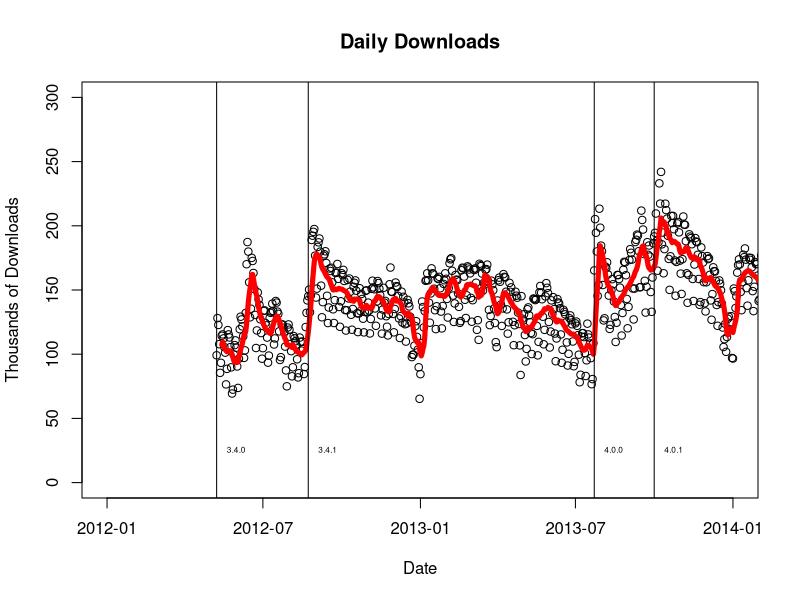
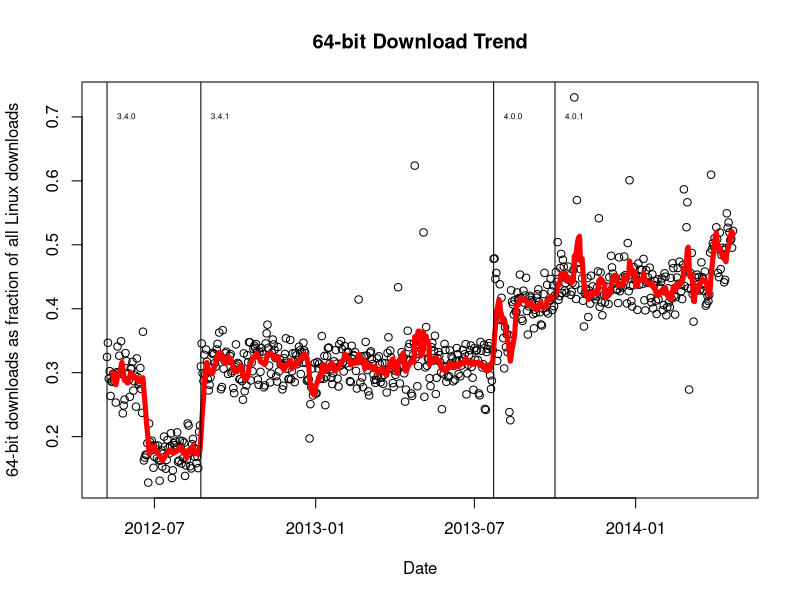
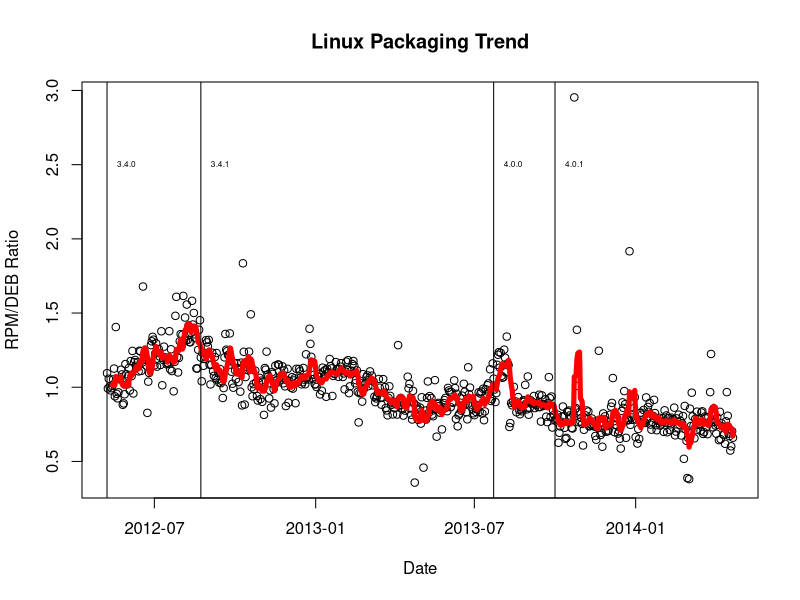
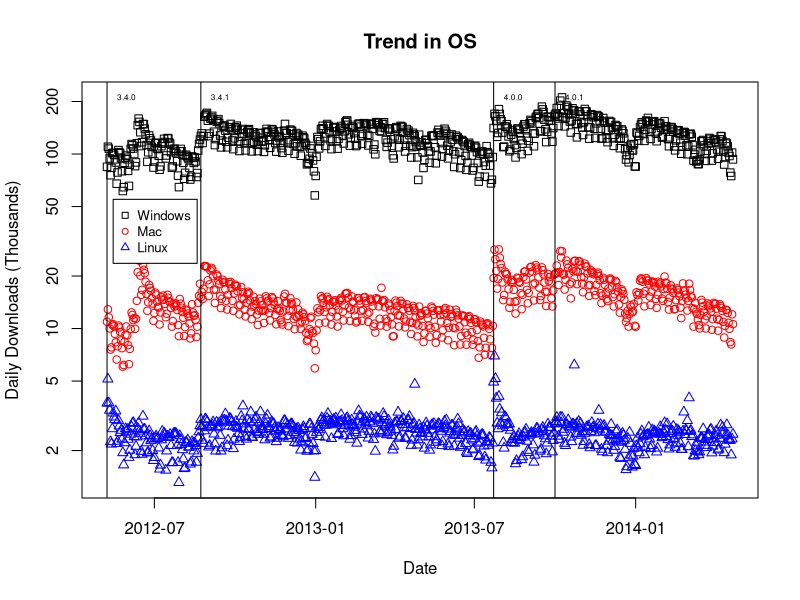
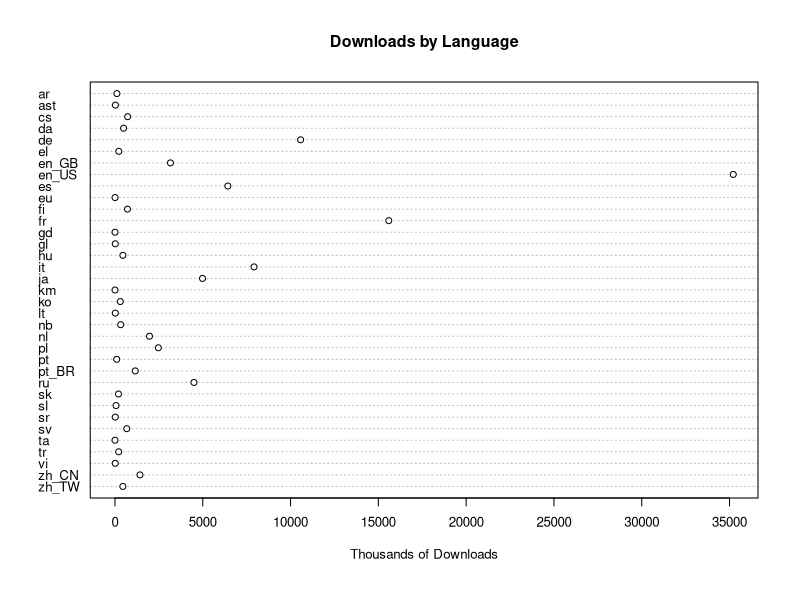
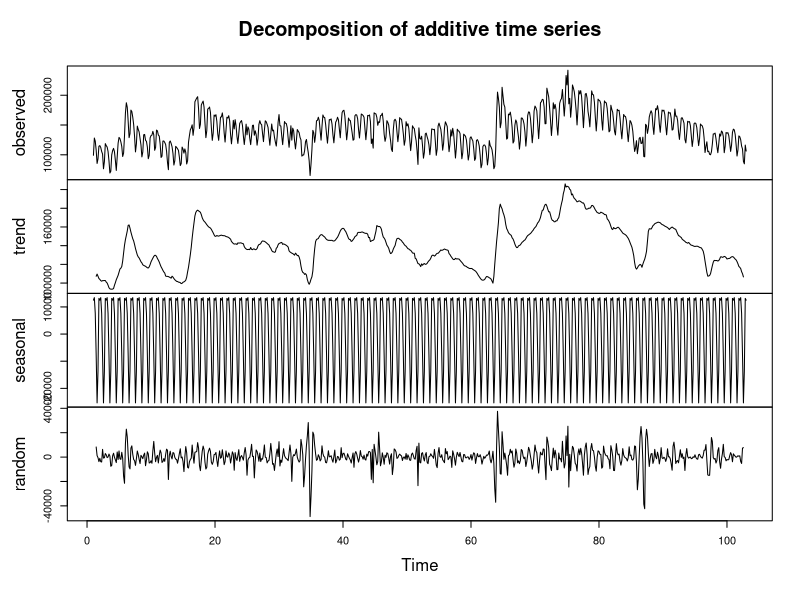

These figures' R source, in order:
################################################################
# 
#  Licensed to the Apache Software Foundation (ASF) under one
#  or more contributor license agreements.  See the NOTICE file
#  distributed with this work for additional information
#  regarding copyright ownership.  The ASF licenses this file
#  to you under the Apache License, Version 2.0 (the
#  "License"); you may not use this file except in compliance
#  with the License.  You may obtain a copy of the License at
#  
#    http://www.apache.org/licenses/LICENSE-2.0
#  
#  Unless required by applicable law or agreed to in writing,
#  software distributed under the License is distributed on an
#  "AS IS" BASIS, WITHOUT WARRANTIES OR CONDITIONS OF ANY
#  KIND, either express or implied.  See the License for the
#  specific language governing permissions and limitations
#  under the License.
#  
################################################################


library(TTR)

data<-read.csv("100m.csv")
data$date<-as.Date(data$date)

#plot daily downloads
plot(data$count_total/1000~data$date,ylim=range(0,300),xlim=c(as.Date("2012-01-01"),as.Date("2014-01-01")),
ylab="Thousands of Downloads",xlab="Date",main="Daily Downloads")
lines(data$date,SMA(data$count_total/1000,7),col="red",lwd=5)

abline(v=as.Date("2012-05-08"))
text(as.Date("2012-05-08"),25,"3.4.0",pos=4,cex=0.5)

abline(v=as.Date("2012-08-23"))
text(as.Date("2012-08-23"),25,"3.4.1",pos=4,cex=0.5)

abline(v=as.Date("2013-07-23"))
text(as.Date("2013-07-23"),25,"4.0.0",pos=4,cex=0.5)

abline(v=as.Date("2013-10-01"))
text(as.Date("2013-10-01"),25,"4.0.1",pos=4,cex=0.5)


#Linux 64-bit
plot(data$date,data$linux64/(data$linux64+data$linux32),xlab="Date",ylab="64-bit downloads as fraction of all Linux downloads",main="64-bit Download Trend")
lines(data$date,SMA(data$linux64/(data$linux64+data$linux32),7),col="red",lwd=5)

abline(v=as.Date("2012-05-08"))
text(as.Date("2012-05-08"),0.7,"3.4.0",pos=4,cex=0.5)

abline(v=as.Date("2012-08-23"))
text(as.Date("2012-08-23"),0.7,"3.4.1",pos=4,cex=0.5)

abline(v=as.Date("2013-07-23"))
text(as.Date("2013-07-23"),0.7,"4.0.0",pos=4,cex=0.5)

abline(v=as.Date("2013-10-01"))
text(as.Date("2013-10-01"),0.7,"4.0.1",pos=4,cex=0.5)


#RPM Versus DEB
plot(data$date,data$rpm/data$deb,
xlab="Date",
ylab="RPM/DEB Ratio",
main="Linux Packaging Trend")

lines(data$date,SMA(data$rpm/data$deb,7),col="red",lwd=5)

abline(v=as.Date("2012-05-08"))
text(as.Date("2012-05-08"),2.5,"3.4.0",pos=4,cex=0.5)

abline(v=as.Date("2012-08-23"))
text(as.Date("2012-08-23"),2.5,"3.4.1",pos=4,cex=0.5)

abline(v=as.Date("2013-07-23"))
text(as.Date("2013-07-23"),2.5,"4.0.0",pos=4,cex=0.5)

abline(v=as.Date("2013-10-01"))
text(as.Date("2013-10-01"),2.5,"4.0.1",pos=4,cex=0.5)


#OS Trends

x_range <- range(data$date[1],data$date[length(data$date)])
y_range <- range(min(data$windows, data$mac, data$linux)/1000, max(data$windows, data$mac, data$linux)/1000)

plot(log="y",data$date,data$windows/1000,ylim=y_range,xlim=x_range,
xlab="Date",ylab="Daily Downloads (Thousands)",type="n", main="Trend in OS")

points(data$date,data$windows/1000,pch=0,col="black")
points(data$date,data$mac/1000,pch=1,col="red")
points(data$date,data$linux/1000,pch=2,col="blue")

legend(as.numeric(data$date)[1]+7, 55, c("Windows","Mac","Linux"), cex=0.8, col=c("black","red","blue"), pch=0:2)

abline(v=as.Date("2012-05-08"))
text(as.Date("2012-05-08"),210,"3.4.0",pos=4,cex=0.5)

abline(v=as.Date("2012-08-23"))
text(as.Date("2012-08-23"),210,"3.4.1",pos=4,cex=0.5)

abline(v=as.Date("2013-07-23"))
text(as.Date("2013-07-23"),210,"4.0.0",pos=4,cex=0.5)

abline(v=as.Date("2013-10-01"))
text(as.Date("2013-10-01"),210,"4.0.1",pos=4,cex=0.5)


# Language totals

dotchart(rev(c(
sum(data$ar),
sum(data$ast),
sum(data$cs),
sum(data$da),
sum(data$de),
sum(data$el),
sum(data$en_GB),
sum(data$en_US),
sum(data$es),
sum(data$eu),
sum(data$fi),
sum(data$fr),
sum(data$gd),
sum(data$gl),
sum(data$hu),
sum(data$it),
sum(data$ja),
sum(data$km),
sum(data$ko),
sum(data$lt),
sum(data$nb),
sum(data$nl),
sum(data$pl),
sum(data$pt),
sum(data$pt_BR),
sum(data$ru),
sum(data$sk),
sum(data$sl),
sum(data$sr),
sum(data$sv),
sum(data$ta),
sum(data$tr),
sum(data$vi),
sum(data$zh_TW),
sum(data$zh_CN)
))/1000,
labels=rev(c("ar","ast","cs","da","de","el","en_GB","en_US","es","eu","fi","fr","gd","gl","hu","it","ja","km","ko","lt","nb","nl","pl","pt","pt_BR","ru","sk","sl","sr","sv","ta","tr","vi","zh_CN","zh_TW")),
cex=0.8,xlab="Thousands of Downloads",main="Downloads by Language")


my_ts <- ts(data$count_total,frequency=7)
plot(decompose(my_ts))